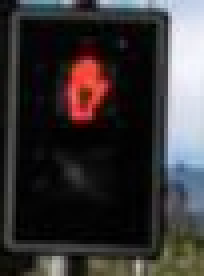
#> input picture images/1/8169723-0.jpg, 51 x 69 px (shown 4 times larger)
$ jupyter execute '02 - Espaços de Cores.ipynb'   (shell and % lines are left out)
#> lines starting #> are read from the running program, lines starting #| are printed output that depends on the picture
# Bibliotecas

[cell 1]
import cv2
import matplotlib.pyplot as plt
import numpy as np

# Espaços e Cores

[cell 2]
img = cv2.imread("./images/1/8169723-0.jpg")
#> img is the input picture: shape (69, 51, 3); mean B, G, R 53.7, 53.2, 56.9

#Converter BGR para RGB
imgRGB = cv2.cvtColor(img, cv2.COLOR_BGR2RGB)

print(img[0,0])
#| [12 10  9]
print(imgRGB[0,0])
#| [ 9 10 12]

[cell 3]
plt.subplot(1,2,1) # total lines, total cols, position
plt.imshow(img)
plt.subplot(1,2,2) # total lines, total cols, position
plt.imshow(imgRGB)
plt.show()
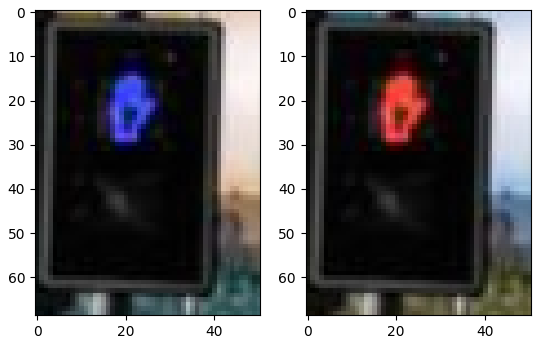
#> figure drawn by matplotlib, 2 panels; B, G, R data is drawn as R, G, B

# Converter BGR para GrayScale

* Convertendo manualmente

[cell 4]
print(imgRGB.shape)
#| (69, 51, 3)

#imgGray = np.zeros((69,51), int)
imgGray = np.zeros(imgRGB.shape[:-1])

print(imgGray.shape)
#| (69, 51)

for lin in range(imgRGB.shape[0]):
    for col in range(imgRGB.shape[1]):
        #gray = int((imgRGB[lin,col,0] + imgRGB[lin,col,1] + imgRGB[lin,col,2])/3)
        gray = int(imgRGB[lin,col,0]*0.2989  + imgRGB[lin,col,1]*0.5870 + imgRGB[lin,col,2]*0.1140)
        imgGray[lin,col] = gray
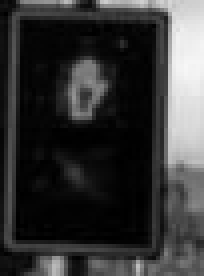
#> imgGray: shape (69, 51) float64 (shown 4 times larger); min 0, max 247, mean 53.7

#print(imgGray)

[cell 5]
plt.imshow(imgGray, "gray")
plt.show()

* Convertendo usando a função

[cell 6]
imgGray2 = cv2.cvtColor(img, cv2.COLOR_BGR2GRAY)
print(imgGray2.shape)
#| (69, 51)

print(imgGray[0,0:10])
#| [  9.  16.   7.  15.  64. 122. 135. 133. 138. 140.]
print(imgGray2[0,0:10])
#| [ 10  17   7  16  65 122 136 134 139 140]

plt.imshow(imgGray2, "gray")
plt.show()

# Outros Espaços de Cor

[cell 7]
imgYCrCb = cv2.cvtColor(img, cv2.COLOR_BGR2YCR_CB)
#> imgYCrCb: shape (69, 51, 3); mean of channels 0, 1, 2 54.4, 129.8, 127.6
imgHSV = cv2.cvtColor(img, cv2.COLOR_BGR2HSV)
#> imgHSV: shape (69, 51, 3); mean H, S, V 60.6, 73.4, 62.8
imgLAB = cv2.cvtColor(img, cv2.COLOR_BGR2LAB)
#> imgLAB: shape (69, 51, 3); mean of channels 0, 1, 2 56.1, 129.9, 128.9
imgLUV = cv2.cvtColor(img, cv2.COLOR_BGR2LUV)
#> imgLUV: shape (69, 51, 3); mean of channels 0, 1, 2 55.7, 98.4, 136.2

[cell 8]
print("BGR", img[0,0])
#| BGR [12 10  9]
print("RGB", imgRGB[0,0])
#| RGB [ 9 10 12]
print("GrayScale", imgGray[0,0])
#| GrayScale 9.0
print("YCrCb", imgYCrCb[0,0])
#| YCrCb [ 10 127 129]
print("HSV", imgHSV[0,0])
#| HSV [110  64  12]
print("LAB", imgLAB[0,0])
#| LAB [  7 128 126]
print("LUV", imgLUV[0,0])
#| LUV [  7  96 136]

## Voltando para RGB

[cell 9]
imgYCrCb2RGB = cv2.cvtColor(imgYCrCb, cv2.COLOR_YCR_CB2RGB)

print("RGB original", imgRGB[0,0])
#| RGB original [ 9 10 12]
print("YCrCb", imgYCrCb[0,0])
#| YCrCb [ 10 127 129]
print("RGB retornado", imgYCrCb2RGB[0,0])
#| RGB retornado [ 9 10 12]

## Mostrando YCrCb e RGB separados

[cell 10]
plt.subplot(2,3,1) # total lines, total cols, position
plt.title("R")
plt.imshow(imgRGB[:,:,0],"gray")

plt.subplot(2,3,2) # total lines, total cols, position
plt.title("G")
plt.imshow(imgRGB[:,:,1],"gray")

plt.subplot(2,3,3) # total lines, total cols, position
plt.title("B")
plt.imshow(imgRGB[:,:,2],"gray")


plt.subplot(2,3,4) # total lines, total cols, position
plt.title("Y")
plt.imshow(imgYCrCb[:,:,0],"gray")

plt.subplot(2,3,5) # total lines, total cols, position
plt.title("Cr")
plt.imshow(imgYCrCb[:,:,1],"gray")

plt.subplot(2,3,6) # total lines, total cols, position
plt.title("Cb")
plt.imshow(imgYCrCb[:,:,2],"gray")

plt.show()
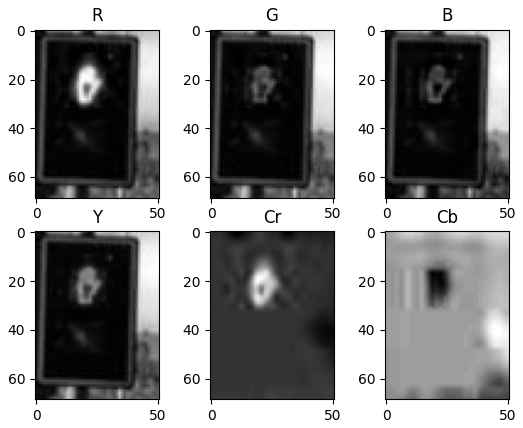
#> figure drawn by matplotlib, 6 panels

$ run again, with images/1/botao-0.jpg copied over images/1/8169723-0.jpg
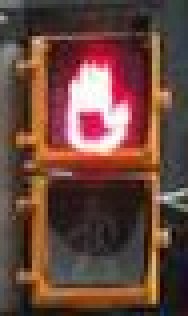
#> input picture images/1/botao-0.jpg, 47 x 79 px (shown 4 times larger)
#> img is the input picture: shape (79, 47, 3); mean B, G, R 60.7, 70.4, 104.9
#| [118 125 118]
#| [118 125 118]
#> `plt.show()`:
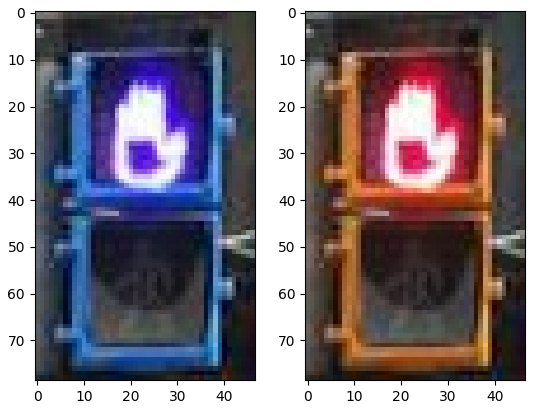
#> figure drawn by matplotlib, 2 panels; B, G, R data is drawn as R, G, B
#| (79, 47, 3)
#| (79, 47)
#> after the loop `for lin in range(imgRGB.shape[0]):`:
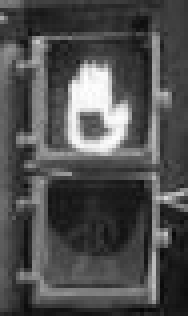
#> imgGray: shape (79, 47) float64 (shown 4 times larger); min 6, max 254, mean 79.1
#| (79, 47)
#| [122. 113. 126. 118. 113.  92.  66.  61.  68.  63.]
#| [122 113 126 119 113  93  67  62  68  64]
#> imgYCrCb: shape (79, 47, 3); mean of channels 0, 1, 2 79.6, 146, 117.4
#> imgHSV: shape (79, 47, 3); mean H, S, V 60.3, 113.5, 106.1
#> imgLAB: shape (79, 47, 3); mean of channels 0, 1, 2 85.1, 141.3, 140.4
#> imgLUV: shape (79, 47, 3); mean of channels 0, 1, 2 84.6, 113.4, 146.2
#| BGR [118 125 118]
#| RGB [118 125 118]
#| GrayScale 122.0
#| YCrCb [122 125 126]
#| HSV [ 60  14 125]
#| LAB [132 124 131]
#| LUV [131  94 141]
#| RGB original [118 125 118]
#| YCrCb [122 125 126]
#| RGB retornado [118 125 118]

$ run again, with images/1/20170730_135420-(F01020)-0.jpeg copied over images/1/8169723-0.jpg
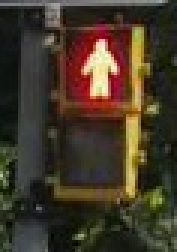
#> input picture images/1/20170730_135420-(F01020)-0.jpeg, 59 x 84 px (shown 3 times larger)
#> img is the input picture: shape (84, 59, 3); mean B, G, R 40.2, 56.4, 67.6
#| [78 71 68]
#| [68 71 78]
#> `plt.show()`:
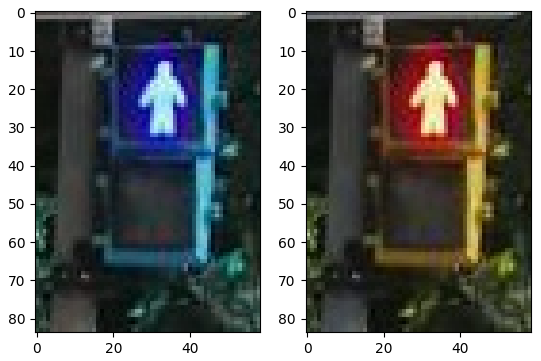
#> figure drawn by matplotlib, 2 panels; B, G, R data is drawn as R, G, B
#| (84, 59, 3)
#| (84, 59)
#> after the loop `for lin in range(imgRGB.shape[0]):`:
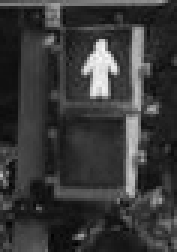
#> imgGray: shape (84, 59) float64 (shown 3 times larger); min 2, max 249, mean 57.4
#| (84, 59)
#| [70. 72. 72. 76. 78. 78. 90. 84. 93. 95.]
#| [71 73 73 77 78 78 90 84 94 96]
#> imgYCrCb: shape (84, 59, 3); mean of channels 0, 1, 2 57.9, 134.9, 118
#> imgHSV: shape (84, 59, 3); mean H, S, V 43.8, 101.9, 70.2
#> imgLAB: shape (84, 59, 3); mean of channels 0, 1, 2 61.8, 130.2, 139.8
#> imgLUV: shape (84, 59, 3); mean of channels 0, 1, 2 61.3, 102.6, 146.8
#| BGR [78 71 68]
#| RGB [68 71 78]
#| GrayScale 70.0
#| YCrCb [ 71 126 132]
#| HSV [111  33  78]
#| LAB [ 77 128 124]
#| LUV [ 76  95 131]
#| RGB original [68 71 78]
#| YCrCb [ 71 126 132]
#| RGB retornado [68 71 78]

$ run again, with images/1/20170731_155805-(F00015)-0.jpeg copied over images/1/8169723-0.jpg
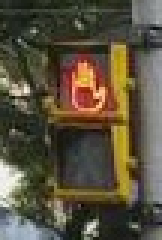
#> input picture images/1/20170731_155805-(F00015)-0.jpeg, 54 x 80 px (shown 3 times larger)
#> img is the input picture: shape (80, 54, 3); mean B, G, R 61.4, 80.6, 89.1
#| [38 48 42]
#| [42 48 38]
#> `plt.show()`:
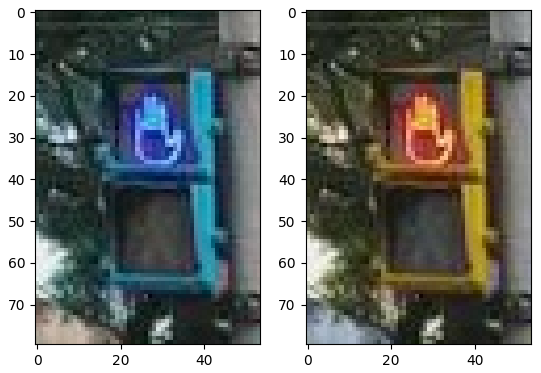
#> figure drawn by matplotlib, 2 panels; B, G, R data is drawn as R, G, B
#| (80, 54, 3)
#| (80, 54)
#> after the loop `for lin in range(imgRGB.shape[0]):`:
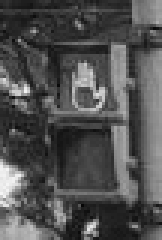
#> imgGray: shape (80, 54) float64 (shown 3 times larger); min 6, max 245, mean 80.5
#| (80, 54)
#| [45. 45. 50. 44. 35. 37. 35. 30. 30. 30.]
#| [45 45 51 45 36 38 36 30 30 31]
#> imgYCrCb: shape (80, 54, 3); mean of channels 0, 1, 2 81, 133.8, 116.9
#> imgHSV: shape (80, 54, 3); mean H, S, V 41.6, 86.7, 92
#> imgLAB: shape (80, 54, 3); mean of channels 0, 1, 2 86.9, 128.7, 140.4
#> imgLUV: shape (80, 54, 3); mean of channels 0, 1, 2 86.4, 101.5, 148.3
#| BGR [38 48 42]
#| RGB [42 48 38]
#| GrayScale 45.0
#| YCrCb [ 45 126 124]
#| HSV [48 53 48]
#| LAB [ 48 123 134]
#| LUV [ 48  95 142]
#| RGB original [42 48 38]
#| YCrCb [ 45 126 124]
#| RGB retornado [42 48 38]
